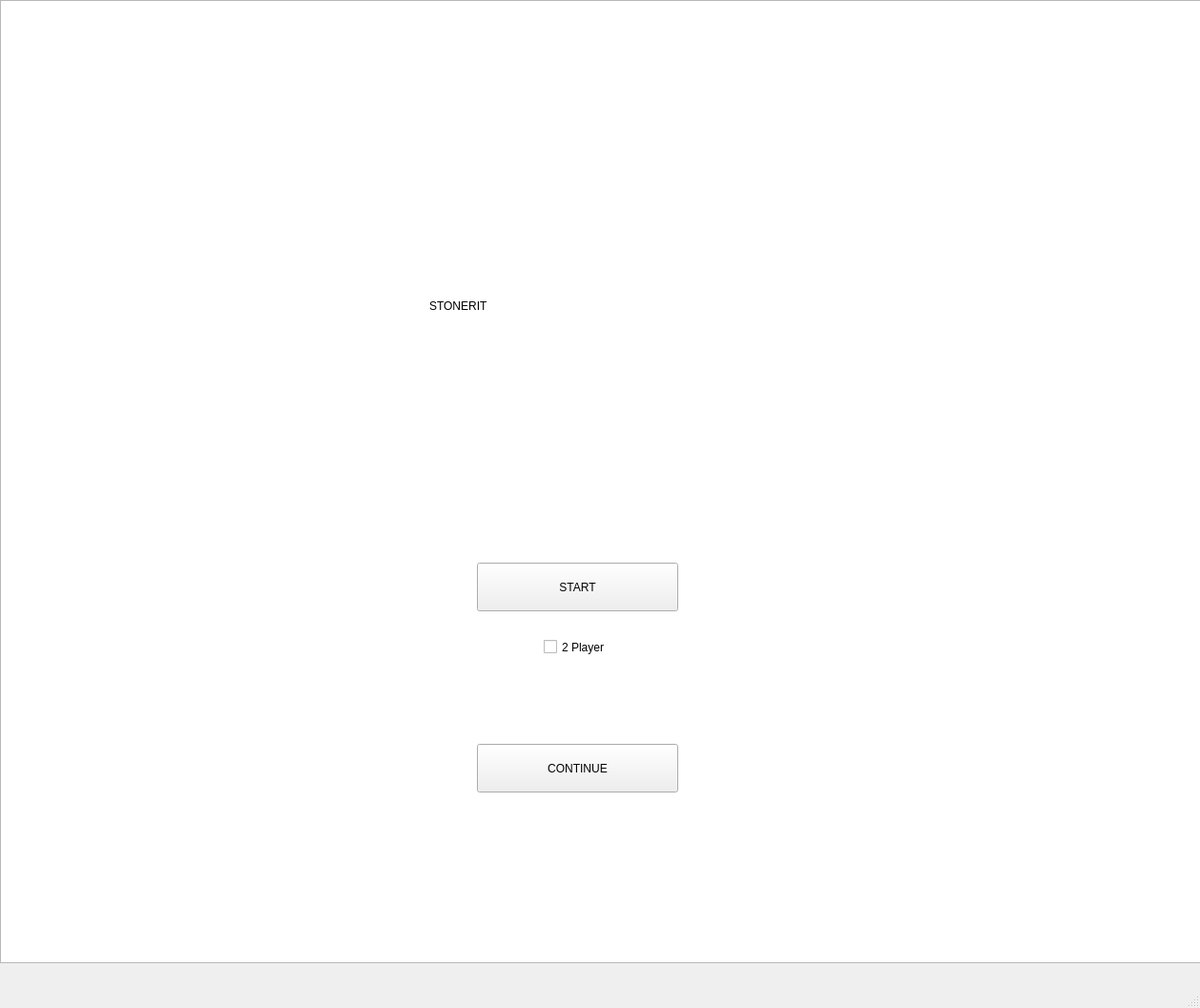
<?xml version="1.0" encoding="UTF-8"?>
<ui version="4.0">
 <class>sonerit</class>
 <widget class="QMainWindow" name="sonerit">
  <property name="geometry">
   <rect>
    <x>0</x>
    <y>0</y>
    <width>1258</width>
    <height>1057</height>
   </rect>
  </property>
  <property name="windowTitle">
   <string>sonerit</string>
  </property>
  <widget class="QWidget" name="centralwidget">
   <widget class="QGraphicsView" name="graphicsView">
    <property name="geometry">
     <rect>
      <x>0</x>
      <y>0</y>
      <width>1260</width>
      <height>1010</height>
     </rect>
    </property>
   </widget>
   <widget class="QPushButton" name="pushButton">
    <property name="geometry">
     <rect>
      <x>500</x>
      <y>590</y>
      <width>211</width>
      <height>51</height>
     </rect>
    </property>
    <property name="text">
     <string>START</string>
    </property>
   </widget>
   <widget class="QLabel" name="label">
    <property name="geometry">
     <rect>
      <x>450</x>
      <y>260</y>
      <width>181</width>
      <height>121</height>
     </rect>
    </property>
    <property name="text">
     <string>STONERIT</string>
    </property>
   </widget>
   <widget class="QPushButton" name="continue_button">
    <property name="geometry">
     <rect>
      <x>500</x>
      <y>780</y>
      <width>211</width>
      <height>51</height>
     </rect>
    </property>
    <property name="text">
     <string>CONTINUE</string>
    </property>
   </widget>
   <widget class="QCheckBox" name="checkBox">
    <property name="geometry">
     <rect>
      <x>570</x>
      <y>670</y>
      <width>70</width>
      <height>17</height>
     </rect>
    </property>
    <property name="text">
     <string>2 Player</string>
    </property>
   </widget>
  </widget>
  <widget class="QMenuBar" name="menubar">
   <property name="geometry">
    <rect>
     <x>0</x>
     <y>0</y>
     <width>1258</width>
     <height>21</height>
    </rect>
   </property>
  </widget>
  <widget class="QStatusBar" name="statusbar"/>
 </widget>
 <resources/>
 <connections/>
</ui>
